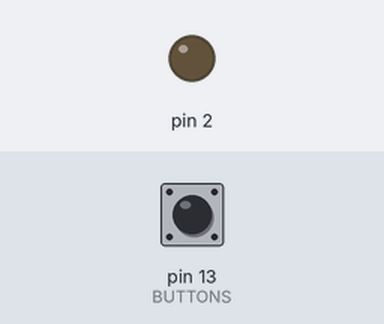
Recording of a sketch running on a simulated Arduino Uno, built with avr-gcc and run on an emulated ATmega328P. Parts: output pins drawn as LEDs (lit = HIGH). Dashed ring = blinking. The test bench sets the inputs (shaded band); at power-on: pin 13 (BUTTONS) LOW.

Above: at 1.2 s.
1.3 s: pin 13 (BUTTONS) pulsed HIGH 5 times (0.12 s each, 0.3 s apart)
At 1.75 s:
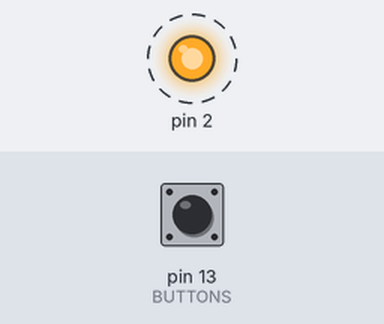
4.3 s: pin 13 (BUTTONS) pulled HIGH for 0.15 s
At 4.6 s:
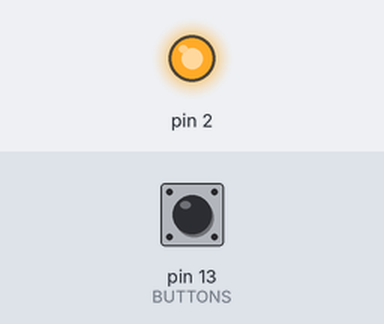
5.9 s: pin 13 (BUTTONS) pulled HIGH for 1 s
At 7.0 s:
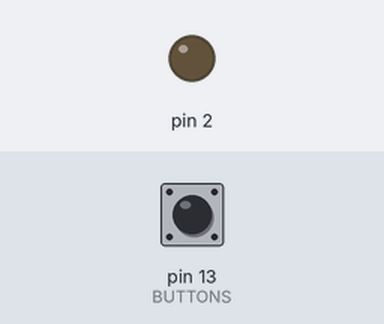
Timing chart, 0 to 8.9 s (numbered marks = the images above; inputs shaded):
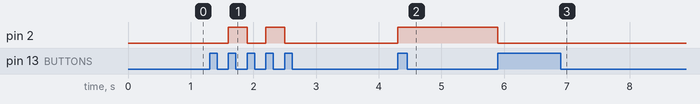

Measured:
- after the input at 1.3 s, pin 2: alternates HIGH for 0.30 s and LOW for 0.30 s, 4 changes in all, then stays LOW, starting after 0.30 s
- after the input at 4.3 s, pin 2: LOW → HIGH at once
- after the input at 5.9 s, pin 2: HIGH → LOW at once

The sketch:

4th_project.ino
```cpp
bool led_state=1;//HIGH
bool last_button_state=0;//LOW
bool button_state=0;//LOW

void setup()
{
  pinMode(2,OUTPUT);
  pinMode(13,INPUT);
}

void loop()
{
  button_state = digitalRead(13);//WE READ THE BUTTONS'S VALUE.
  if(last_button_state==LOW && button_state==HIGH)//IF THE button_state CHANGES.
  {
    led_state=!led_state;//WE CHANGE THE LED'S STATE.
    digitalWrite(2,led_state);
  }
  last_button_state=button_state;
}
```
